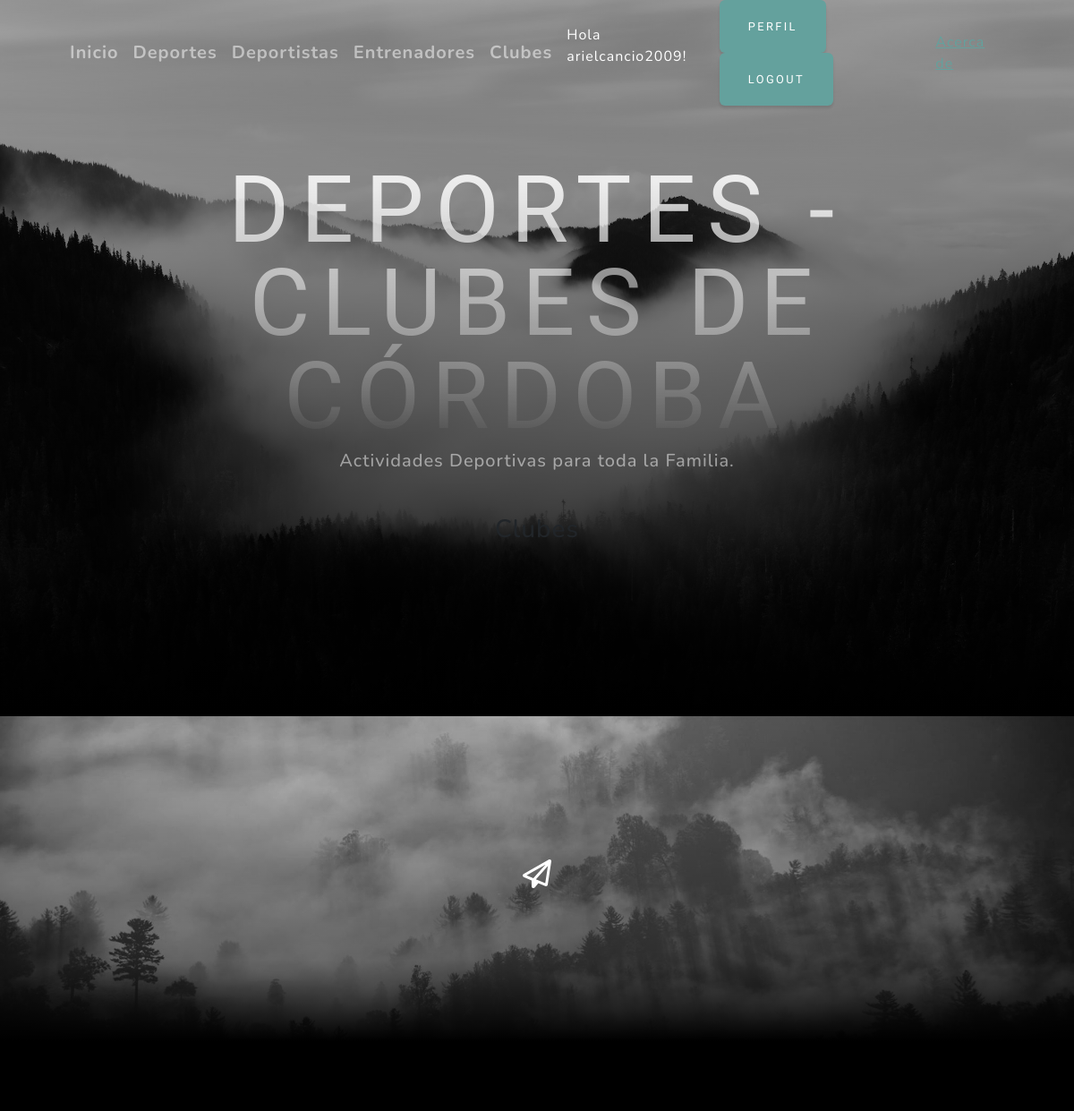
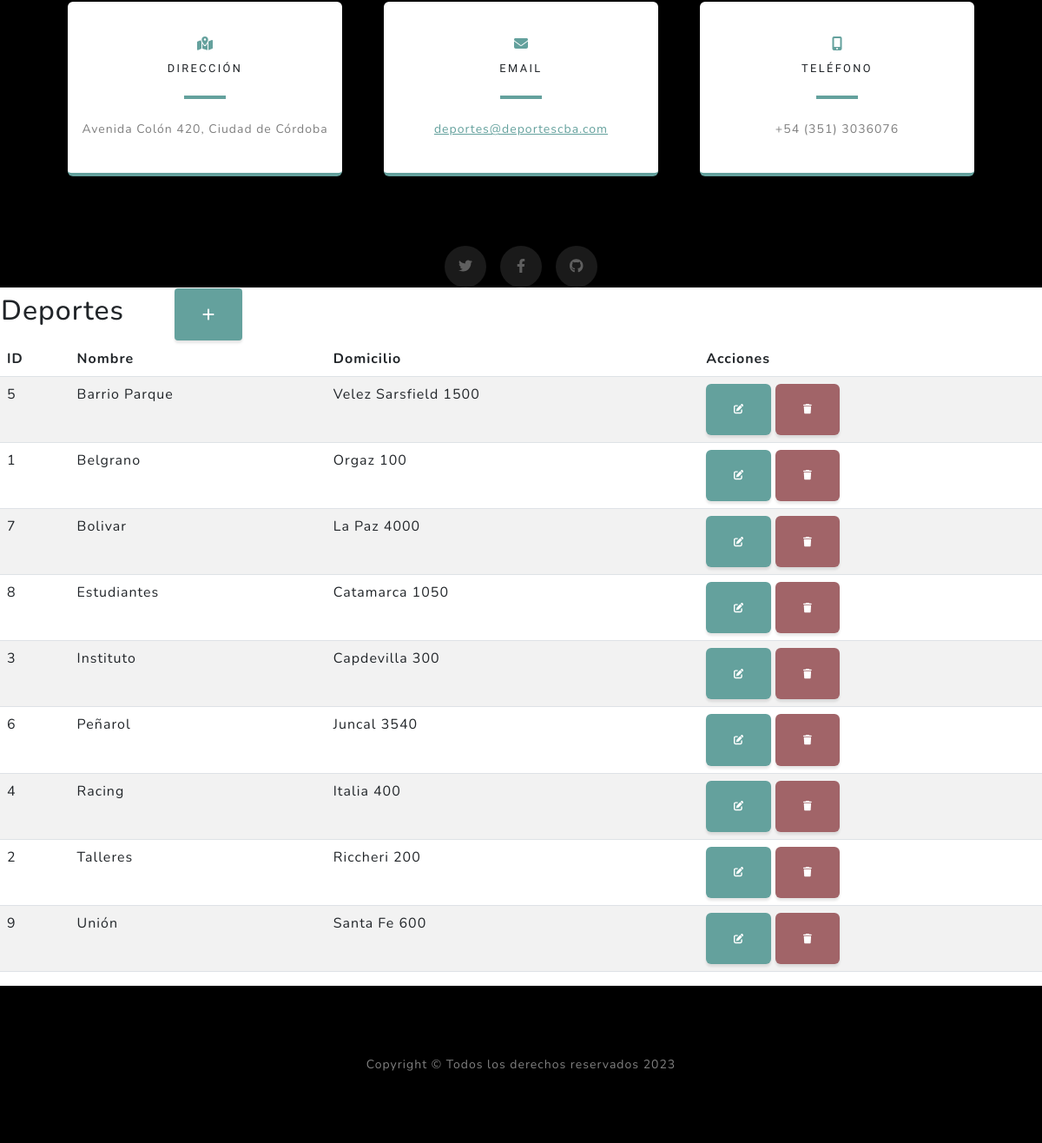
The page /clubes/ (signed in) on the database its author committed (2 pictures, top to bottom).
### aplicacion/models.py (models this page shows, shortened)
class Club(models.Model):
    nombre = models.CharField(max_length=50, blank=False)
    domicilio = models.CharField(max_length=50, blank=False)
    class Meta:
        verbose_name = "Club"
        verbose_name_plural = "Clubes"
        ordering = ['nombre']

### aplicacion/views.py (the view)
# urls.py: path('clubes/', ClubList.as_view(), name="clubes" ),
class ClubList(LoginRequiredMixin, ListView):
    model = Club

### aplicacion/templates/aplicacion/club_list.html
{% extends 'aplicacion/base.html' %}
{% load static %}
{% block titulo %}
    Clubes
{% endblock titulo %}
{% block contenido %}
<table>
    <tr>
        <td width="200"><h2>Deportes</h2></td>
        <td>
            <a
            href="{% url 'create_club' %}"
            class="btn btn-primary btn-sm"
            ><i class="fa fa-plus fa-lg" title="New Record"> </i>
            </a>
        </td>
    </tr>
</table>
<table class="table table-striped">
    <thead>
        <tr>
            <th>ID</th>
            <th>Nombre</th>
            <th>Domicilio</th>
            <th>Acciones</th>
        </tr>
    </thead>
    <tbody>
    {% for club in club_list %}
    <tr>
        <td>{{ club.id }}</td>
        <td>{{ club.nombre }}</td>
        <td>{{ club.domicilio }}</td>
        <td>
            <a
              href="{% url 'update_club' club.id %}"
              class="btn btn-primary"
              style="--bs-btn-padding-y: .25rem; --bs-btn-padding-x: .5rem; --bs-btn-font-size: .75rem;"
              ><i class="fa fa-edit fa-sm" title="Edit Record"></i>
            </a>
            <a
              href="{% url 'delete_club' club.id %}"
              class="btn btn-danger"
              style="--bs-btn-padding-y: .25rem; --bs-btn-padding-x: .5rem; --bs-btn-font-size: .75rem;"
              ><i class="fa fa-trash fa-sm" title="Delete Record"></i>
            </a>
          </td>
    </tr>
    {% endfor %}
    </tbody>
</table>
{% endblock contenido %}

### aplicacion/templates/aplicacion/base.html (shortened to what this page needs)
<!DOCTYPE html>
<html lang="en">
    <head>
        {% load static %}
        <link href="{% static 'aplicacion/css/styles.css' %}" rel="stylesheet" />
        <link rel="stylesheet" href="https://cdnjs.cloudflare.com/ajax/libs/font-awesome/6.4.0/css/all.min.css">
    </head>
    <body id="page-top">
        <nav class="navbar navbar-expand-lg navbar-light fixed-top" id="mainNav">
            <div class="container px-4 px-lg-5">
                <a class="navbar-brand" href="#page-top">Inicio</a>
                {% if user.is_authenticated %}
                    <a class="navbar-brand" href="{% url 'deportes' %}">Deportes</a>
                    <a class="navbar-brand" href="{% url 'deportistas' %}">Deportistas</a>
                    <a class="navbar-brand" href="{% url 'entrenadores' %}">Entrenadores</a>
                    <a class="navbar-brand" href="{% url 'clubes' %}">Clubes</a>
                    <div class="collapse navbar-collapse" id="navbarResponsive">
                    <p style="color:white">Hola {{user.username}}!</p>
                    <div class="text-right">
                    <a class="btn btn-primary" href="{% url 'editar_perfil' %}">Perfil</a>
                    <a class="btn btn-primary" href="{% url 'logout' %}">Logout</a>
                    </div>
                    <a href="{% url 'acerca_de' %}">Acerca de</a>
                {% else %}
                    <a class="btn btn-success" href="{% url 'registro' %}">Registro</a>
                    <a class="btn btn-primary" href="{% url 'login' %}">Login</a>
                {% endif %}
            </div>
        </nav>
        <header class="masthead">
            <div class="container px-4 px-lg-5 d-flex h-100 align-items-center justify-content-center">
                <div class="d-flex justify-content-center">
                    <div class="text-center">
                        <h1 class="mx-auto my-0 text-uppercase">Deportes - Clubes de Córdoba</h1>
                        <h2 class="text-white-50 mx-auto mt-2 mb-5">Actividades Deportivas para toda la Familia.</h2>
                        <h3>
                        {% block titulo %}
                        {% endblock titulo %}
                        </h3>
                    </div>
                </div>
            </div>
        </header>
        <section class="signup-section" id="signup">
            <div class="container px-4 px-lg-5">
                <div class="row gx-4 gx-lg-5">
                    <div class="col-md-10 col-lg-8 mx-auto text-center">
                        <i class="far fa-paper-plane fa-2x mb-2 text-white"></i>
                    </div>
                </div>
            </div>
        </section>
        <section class="contact-section bg-black">
            <div class="container px-4 px-lg-5">
                <div class="row gx-4 gx-lg-5">
                    <div class="col-md-4 mb-3 mb-md-0">
                        <div class="card py-4 h-100">
                            <div class="card-body text-center">
                                <i class="fas fa-map-marked-alt text-primary mb-2"></i>
                                <h4 class="text-uppercase m-0">Dirección</h4>
                                <hr class="my-4 mx-auto" />
                                <div class="small text-black-50">Avenida Colón 420, Ciudad de Córdoba</div>
                            </div>
                        </div>
                    </div>
                    <div class="col-md-4 mb-3 mb-md-0">
                        <div class="card py-4 h-100">
                            <div class="card-body text-center">
                                <i class="fas fa-envelope text-primary mb-2"></i>
                                <h4 class="text-uppercase m-0">Email</h4>
                                <hr class="my-4 mx-auto" />
                                <div class="small text-black-50"><a href="#!">deportes@deportescba.com</a></div>
                            </div>
                        </div>
                    </div>
                    <div class="col-md-4 mb-3 mb-md-0">
                        <div class="card py-4 h-100">
                            <div class="card-body text-center">
                                <i class="fas fa-mobile-alt text-primary mb-2"></i>
                                <h4 class="text-uppercase m-0">Teléfono</h4>
                                <hr class="my-4 mx-auto" />
                                <div class="small text-black-50">+54 (351) 3036076</div>
                            </div>
                        </div>
                    </div>
                </div>
                <div class="social d-flex justify-content-center">
                    <a class="mx-2" href="#!"><i class="fab fa-twitter"></i></a>
                    <a class="mx-2" href="#!"><i class="fab fa-facebook-f"></i></a>
                    <a class="mx-2" href="#!"><i class="fab fa-github"></i></a>
                </div>
            </div>
        </section>
        {% block contenido %}
        {% endblock contenido %}
        <footer class="footer bg-black small text-center text-white-50"><div class="container px-4 px-lg-5">Copyright &copy; Todos los derechos reservados 2023</div></footer>
    </body>
</html>

### rows shown on the page
Club: id "5", nombre "Barrio Parque", domicilio "Velez Sarsfield 1500"
Club: id "1", nombre "Belgrano", domicilio "Orgaz 100"
Club: id "7", nombre "Bolivar", domicilio "La Paz 4000"
Club: id "8", nombre "Estudiantes", domicilio "Catamarca 1050"
Club: id "3", nombre "Instituto", domicilio "Capdevilla 300"
Club: id "6", nombre "Peñarol", domicilio "Juncal 3540"
Club: id "4", nombre "Racing", domicilio "Italia 400"
Club: id "2", nombre "Talleres", domicilio "Riccheri 200"
Club: id "9", nombre "Unión", domicilio "Santa Fe 600"

### other values the page prints
{{ user.username }} "arielcancio2009"
